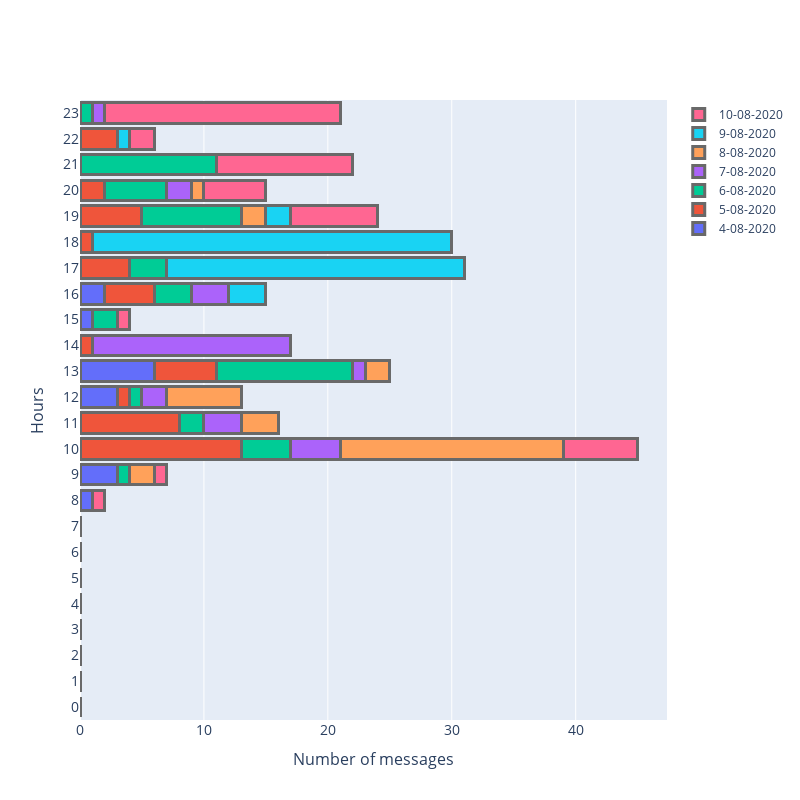

Write notebook code for a chart like this one.
### Code cell
from matplotlib.pyplot import figure
import plotly.graph_objects as go

figure(num=None, figsize=(10, 8), dpi=80, facecolor='w', edgecolor='k')
fig = go.Figure()

for i in range(7):
    date_before = datetime.datetime(2020, 8, 3 + i, 0, 0, 0)
    date_after = datetime.datetime(2020, 8, 4 + i, 0, 0, 0)

    x, y, lists = get_user_activity(dialogs_info, date_before, date_after, "Private dialog")

    fig.add_trace(go.Bar(
        y=x,
        x=y,
        name="{}-08-2020".format(4 + i),
        orientation='h',
        marker=dict(
            line=dict(color='rgb(105, 105, 105, 1.0)', width=3)
        )
    ))
    plt.plot(x, y, linewidth=2.5, marker='o', linestyle="-", label="{}-08-2020".format(4 + i))

plt.xticks([i for i in range(0, 24)])
plt.legend(loc='upper left', frameon=False)
plt.show()

# show comparing bar
fig.update_layout(
    barmode='stack',
    autosize=False,
    width=800,
    height=800,
    yaxis = dict(
            title='Hours',
            titlefont_size=16,
            tickfont_size=14,
            tickmode = 'array',
            tickvals = [i for i in range(24)]),
    xaxis = dict(
            title='Number of messages',
            titlefont_size=16,
            tickfont_size=14)
)
fig.show()

### Figure 1 — Plotly figure (JSON) as saved in the notebook; plotly's stock layout.template omitted (floating-point values rounded to 4 significant figures)
{"data": [{"marker": {"line": {"color": "rgb(105, 105, 105, 1.0)", "width": 3}}, "name": "4-08-2020", "orientation": "h", "type": "bar", "x": [0, 0, 0, 0, 0, 0, 0, 0, 1, 3, 0, 0, 3, 6, 0, 1, 2, 0, 0, 0, 0, 0, 0, 0], "y": ["00", "01", "02", "03", "04", "05", "06", "07", "08", "09", "10", "11", "12", "13", "14", "15", "16", "17", "18", "19", "20", "21", "22", "23"]}, {"marker": {"line": {"color": "rgb(105, 105, 105, 1.0)", "width": 3}}, "name": "5-08-2020", "orientation": "h", "type": "bar", "x": [0, 0, 0, 0, 0, 0, 0, 0, 0, 0, 13, 8, 1, 5, 1, 0, 4, 4, 1, 5, 2, 0, 3, 0], "y": ["00", "01", "02", "03", "04", "05", "06", "07", "08", "09", "10", "11", "12", "13", "14", "15", "16", "17", "18", "19", "20", "21", "22", "23"]}, {"marker": {"line": {"color": "rgb(105, 105, 105, 1.0)", "width": 3}}, "name": "6-08-2020", "orientation": "h", "type": "bar", "x": [0, 0, 0, 0, 0, 0, 0, 0, 0, 1, 4, 2, 1, 11, 0, 2, 3, 3, 0, 8, 5, 11, 0, 1], "y": ["00", "01", "02", "03", "04", "05", "06", "07", "08", "09", "10", "11", "12", "13", "14", "15", "16", "17", "18", "19", "20", "21", "22", "23"]}, {"marker": {"line": {"color": "rgb(105, 105, 105, 1.0)", "width": 3}}, "name": "7-08-2020", "orientation": "h", "type": "bar", "x": [0, 0, 0, 0, 0, 0, 0, 0, 0, 0, 4, 3, 2, 1, 16, 0, 3, 0, 0, 0, 2, 0, 0, 1], "y": ["00", "01", "02", "03", "04", "05", "06", "07", "08", "09", "10", "11", "12", "13", "14", "15", "16", "17", "18", "19", "20", "21", "22", "23"]}, {"marker": {"line": {"color": "rgb(105, 105, 105, 1.0)", "width": 3}}, "name": "8-08-2020", "orientation": "h", "type": "bar", "x": [0, 0, 0, 0, 0, 0, 0, 0, 0, 2, 18, 3, 6, 2, 0, 0, 0, 0, 0, 2, 1, 0, 0, 0], "y": ["00", "01", "02", "03", "04", "05", "06", "07", "08", "09", "10", "11", "12", "13", "14", "15", "16", "17", "18", "19", "20", "21", "22", "23"]}, {"marker": {"line": {"color": "rgb(105, 105, 105, 1.0)", "width": 3}}, "name": "9-08-2020", "orientation": "h", "type": "bar", "x": [0, 0, 0, 0, 0, 0, 0, 0, 0, 0, 0, 0, 0, 0, 0, 0, 3, 24, 29, 2, 0, 0, 1, 0], "y": ["00", "01", "02", "03", "04", "05", "06", "07", "08", "09", "10", "11", "12", "13", "14", "15", "16", "17", "18", "19", "20", "21", "22", "23"]}, {"marker": {"line": {"color": "rgb(105, 105, 105, 1.0)", "width": 3}}, "name": "10-08-2020", "orientation": "h", "type": "bar", "x": [0, 0, 0, 0, 0, 0, 0, 0, 1, 1, 6, 0, 0, 0, 0, 1, 0, 0, 0, 7, 5, 11, 2, 19], "y": ["00", "01", "02", "03", "04", "05", "06", "07", "08", "09", "10", "11", "12", "13", "14", "15", "16", "17", "18", "19", "20", "21", "22", "23"]}], "layout": {"autosize": false, "barmode": "stack", "height": 800, "width": 800, "xaxis": {"tickfont": {"size": 14}, "title": {"font": {"size": 16}, "text": "Number of messages"}}, "yaxis": {"tickfont": {"size": 14}, "tickmode": "array", "tickvals": [0, 1, 2, 3, 4, 5, 6, 7, 8, 9, 10, 11, 12, 13, 14, 15, 16, 17, 18, 19, 20, 21, 22, 23], "title": {"font": {"size": 16}, "text": "Hours"}}}}
